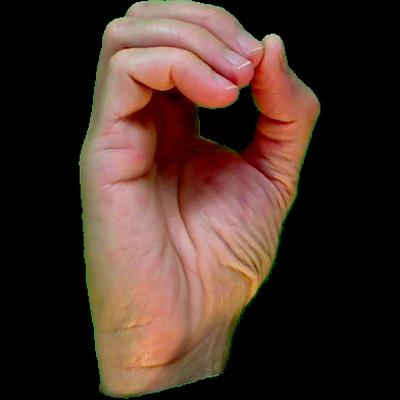
#> input picture datasetsKaggel/asl_dataset/0/hand1_0_bot_seg_3_cropped.jpeg, 400 x 400 px; its folder holds only this picture in this run
$ jupyter execute imgtocsv.ipynb   (shell and % lines are left out)
#> lines starting #> are read from the running program, lines starting #| are printed output that depends on the picture
[cell 1]
import os
import numpy as np
import pandas as pd
from PIL import Image

# Define the class names
class_names = ['0', '1', '2', '3', '4', '5', '6', '7', '8', '9',
               'A', 'B', 'C', 'D', 'E', 'F', 'G', 'H', 'I', 'J',
               'K', 'L', 'M', 'N', 'O', 'P', 'Q', 'R', 'S', 'T',
               'U', 'V', 'W', 'X', 'Y', 'Z']

def image_to_csv(image_path, label):
    # Open the image and convert to grayscale
#> called with label = 0
    image = Image.open(image_path).convert('L')
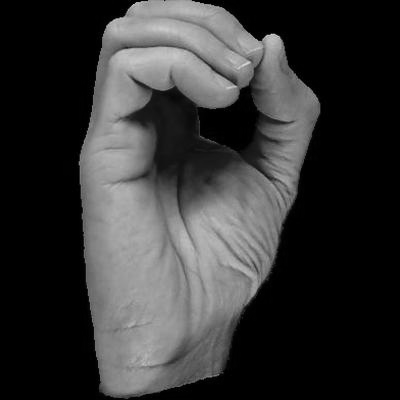
#> image: PIL image 400x400 L; min 0, max 213, mean 52.8

    # Resize the image to 28x28 pixels
    image = image.resize((28, 28), Image.Resampling.LANCZOS)
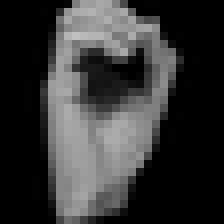
#> image: PIL image 28x28 L (shown 8 times larger); min 0, max 191, mean 53.3

    # Convert the image to a numpy array
    image_array = np.array(image)

    # Flatten the array
    image_flattened = image_array.flatten()
#> image_flattened = 784 values, max 191 at index 121, min 0 at index 0, mean 53.28

    # Create a dictionary with the label and pixel values
    data = {'label': label}
    for i in range(784):
        data[f'pixel{i+1}'] = image_flattened[i]
#> after the loop, data = 785 items

    return data

def process_dataset(dataset_path):
    all_data = []

    # Loop through each folder in the dataset directory
    for class_name in os.listdir(dataset_path):
        class_path = os.path.join(dataset_path, class_name)

        if os.path.isdir(class_path):
            # Determine the label index
            label_index = class_names.index(class_name.upper())

            # Loop through each image file in the class folder
            for image_name in os.listdir(class_path):
                image_path = os.path.join(class_path, image_name)

                if os.path.isfile(image_path):
                    # Convert the image to the desired CSV format
                    image_data = image_to_csv(image_path, label_index)
#> image_data = 785 items
                    all_data.append(image_data)
#> pass 2 of the loop in process_dataset, `for class_name in os.listdir(dataset_path):`:
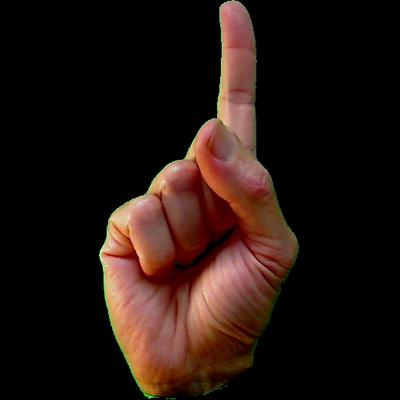
#> input picture datasetsKaggel/asl_dataset/1/hand1_1_left_seg_3_cropped.jpeg, 400 x 400 px
#> in image_to_csv (call 2), `image = Image.open(image_path).convert('L')`:
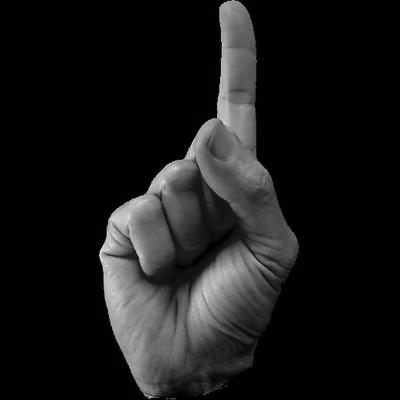
#> image: PIL image 400x400 L; min 0, max 236, mean 24.2
#> in image_to_csv (call 2), `image = image.resize((28, 28), Image.Resampling.LANCZOS)`:
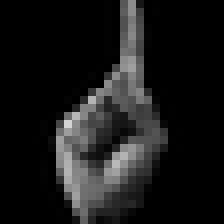
#> image: PIL image 28x28 L (shown 8 times larger); min 0, max 212, mean 24.7
#> image_flattened = 784 values, max 212 at index 428, min 0 at index 0, mean 24.68

    # Create a DataFrame with all the data
    df = pd.DataFrame(all_data)
#> df = table of 2 rows and 785 columns

    return df

# Example usage
dataset_path = 'datasetsKaggel/asl_dataset/'  # Provide the path to your dataset folder
df = process_dataset(dataset_path)
#> df = table of 2 rows and 785 columns

# Save the DataFrame to a CSV file
df.to_csv('output_dataset.csv', index=False)
